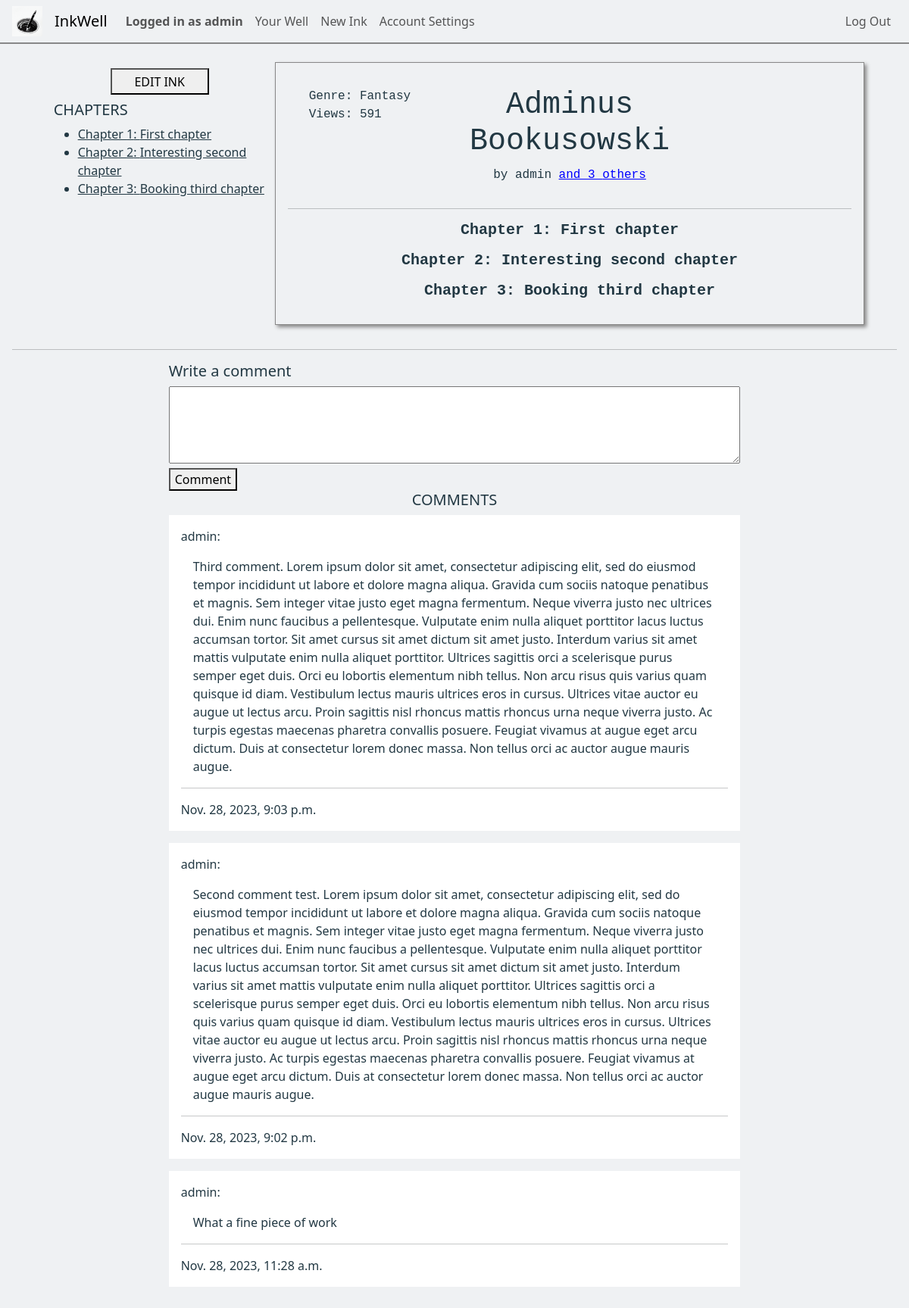
The page /ink_view/6 (signed in) on the database its author committed.
### inkwell/models.py (models this page shows, shortened)
class User(AbstractUser):
    about = models.CharField(max_length=250, default="")
    profilePicture = models.ImageField(upload_to='', blank=True, null=True)
    YourCoAuthorRequests = models.PositiveIntegerField(default=0) # Amount of co-author requests the author made to other inks
    def __str__(self):
        return f"{self.username}"

class Chapter(models.Model):
    chapterNumber = models.PositiveIntegerField(default=1)
    chapterTitle = models.CharField(max_length=64)
    chapterContents = QuillField()
    chapterInkOrigin = models.ForeignKey(Ink, on_delete=models.CASCADE, related_name="chapterInkOrigin", default="")

class Ink(models.Model):
    wellOrigin = models.ForeignKey(Well, on_delete=models.CASCADE, related_name="well_pk", default="")
    inkOwner = models.ForeignKey(User, on_delete=models.CASCADE, related_name="ink_owner", default="")
    coAuthors = models.ManyToManyField(User, related_name="CoAuthors", blank=True)
    privateStatus = models.BooleanField(default=False)
    updateStatus = models.BooleanField(default=False) # If the Ink is edited at least once, this changes to true
    ink_following = models.ManyToManyField(User, related_name="ink_following", blank=True)
    genre = models.CharField(max_length=64, default="")
    description = models.CharField(max_length=500, default="")
    title = models.CharField(max_length=64, default="")
    content = models.TextField()
    views = models.PositiveBigIntegerField(default=0)
    creation_date = models.DateTimeField(default=timezone.now, editable=False)

class Comment(models.Model):
    content = models.TextField()
    commentInkOrigin = models.ForeignKey(Ink, on_delete=models.CASCADE, related_name="commentInkOrigin", default="")
    commentAuthor = models.ForeignKey(User, on_delete=models.CASCADE, related_name="commentAuthor", default="")
    commentCreationDate = models.DateTimeField(default=timezone.now, editable=False)

### inkwell/views.py (the view)
# urls.py: path('ink_view/<int:inkID>', views.ink_view, name='ink_view'),
def ink_view(request, inkID):
    viewedInk = Ink.objects.get(id=inkID)
    chapters = Chapter.objects.filter(chapterInkOrigin=viewedInk).order_by("chapterNumber")
    current_user = User.objects.get(pk=request.user.pk)
    following_check = False
    viewingAsAuthor = False
    if current_user == viewedInk.inkOwner:
        viewingAsAuthor = True
    viewedInk.views += 1
    viewedInk.save()
    try:
        ink_followed = Ink.objects.get(ink_following=current_user)
        if ink_followed:
            following_check = True
    except Ink.DoesNotExist:
        pass
    comments = Comment.objects.filter(commentInkOrigin=viewedInk).order_by("-commentCreationDate")
    if request.method == "POST" and "commentContents" in request.POST:
        commentContents = request.POST.get("commentContents")
        new_comment = Comment(content=commentContents, commentInkOrigin=viewedInk, commentAuthor=current_user)
        new_comment.save()
        time.sleep(1)
        return redirect('ink_view', inkID=viewedInk.id)
    return render(request, "inkwell/ink_view.html", {
        "ink": viewedInk,
        "chapters": chapters,
        "following_check": following_check,
        "viewingAsAuthor": viewingAsAuthor,
        "comments": comments
    })

### inkwell/templates/inkwell/ink_view.html (shortened to what this page needs)
{% extends "inkwell/layout.html" %}
{% block body %}
<div class="container-flex inkViewContainer">
    <div class="row mt-2">
        <div class="col-3 chapterListCol">
            <div class="chaptersListView">
                <div class="inkViewButtons disFdirColAliCen">
                    <a href="{% url 'edit_ink' inkID=ink.id %}" class="edit-ink-btn"><button>EDIT INK</button></a>
                </div>
                <h5 class="text-start">CHAPTERS</h5>
                <ul class="chapter-list">
                    {% for chapter in chapters %}
                        <a href="#anchorChapter{{ chapter.chapterNumber }}"><li>Chapter {{ chapter.chapterNumber }}: {{ chapter.chapterTitle }}</li></a>
                    {% endfor %}
                </ul>
            </div>
        </div>
        <div class="col-8 inkViewContents">
            <div class="row inkTitleCard">
                <div class="col inkTitleCardInfo displayDirectionCol">
                    <span>Genre: {{ ink.genre }}</span>
                    <span>Views: {{ ink.views }}</span>
                </div>
                <div class="col-5 inkViewTitleColumn displayDirectionCol">
                    <h1 class="text-center inkViewTitle">{{ ink.title }}</h1>
                    {% if ink.coAuthors %}
                        <span class="author-credit text-center">by {{ ink.inkOwner }} <a href="{% url 'inkCoAuthors' inkID=ink.id %}" style="text-decoration: underline; color: blue;">and {{ ink.coAuthors.count }} others</a></span>
                    {% else %}
                        <span class="author-credit text-center">by {{ ink.inkOwner }}</span>
                    {% endif %}
                </div>
                <div class="col">
                </div>
            </div>
            <hr>
            {% for chapter in chapters %}
            <div class="justify-text" id="anchorChapter{{chapter.chapterNumber}}">
                <h5 class="text-center fw-bold chapterTitle">Chapter {{ chapter.chapterNumber}}: {{chapter.chapterTitle}}</h5>
            </div>
            {% endfor %}
        </div>
    </div>
    <div class="row inkViewComments disFdirColAliCen">
        <hr>
        <div class="col-8">
            <form class="form" action="{% url 'ink_view' inkID=ink.id %}" method="post" name="commentForm">
                <h5 class="lead">Write a comment</h5>
                <textarea class="commentContents" rows="4" name="commentContents"></textarea>
                <button type="submit">Comment</button>
            </form>
            <div class="comments-section">
                <h5 class="text-center">COMMENTS</h5>
                {% for comment in comments %}
                    <div class="comment">
                        <span>{{ comment.commentAuthor }}:</span>
                        <p>{{ comment.content }}</p>
                        <hr>
                        <span>{{ comment.commentCreationDate }}</span>
                    </div>
                {% endfor %}
            </div>
        </div>
    </div>
</div>
{% endblock%}

### inkwell/templates/inkwell/layout.html (shortened to what this page needs)
{% load static %}
<!DOCTYPE html>
<html lang="en">
    <head>
        <link href="https://cdn.jsdelivr.net/npm/bootstrap@5.3.2/dist/css/bootstrap.min.css" rel="stylesheet">
        <link href="{% static 'inkwell/styles.css' %}" rel="stylesheet">
    </head>
    <body>
        <nav class="navbar navbar-expand-lg">
            <img class="nav-logo" src="{% static 'inkwell/inkwell1.ico' %}" width="40px" height="40px">
            <a class="navbar-brand" href="{% url 'index' %}">InkWell</a>
            <div class="collapse navbar-collapse" id="navbarNav">
                <ul class="navbar-nav d-flex justify-content-start nav-left col">
                    {% if user.is_authenticated %}
                        <li class="nav-item">
                            <span class="nav-link text-center loggedInAs">Logged in as {{request.user.username}}</span>
                        </li>
                        <li class="nav-item">
                            <a class="nav-link text-center" href="{% url 'well' username=user.username %}">Your Well</a>
                        </li>
                        <li class="nav-item">
                            <a class="nav-link text-center" href="{% url 'newInk' %}">New Ink</a>
                        </li>
                        <li class="nav-item">
                            <a class="nav-link text-center" href="{% url 'settings' %}">Account Settings</a>
                        </li>
                    {% endif %}
                </ul>
                <ul class="navbar-nav d-flex justify-content-end nav-right col-2">
                    {% if user.is_authenticated %}
                        <li class="nav-item">
                            <a class="nav-link" href="{% url 'logout' %}">Log Out</a>
                        </li>
                    {% endif %}
                </ul>
            </div>
          </nav>
        <div class="body">
            {% block body %}
            {% endblock %}
        </div>
    </body>
</html>

### inkwell/static/inkwell/styles.css (style rules this page uses)
:root { --black: #020202ff; --dark-green: #0d2818ff; --pakistan-green: #04471cff; --sea-green: #058c42ff; --malachite: #16db65ff; --coquelicot: #f15025ff; --white: #ffffffff; --platinum: #e6e8e6ff; --timberwolf: #ced0ceff; --eerie-black: #191919ff; --gunmetal: #223843ff; --antiflash-white: #eff1f3ff; --timberwolf: #dbd3d8ff; --desert-sand: #d8b4a0ff; --burnt-sienna: #d77a61ff; --primary-color: var(--antiflash-white); --secondary-color: var(--antiflash-white); --background-color: var(--platinum); --text-color: var(--gunmetal); --border-color: #888888; }
.navbar-brand, .nav-logo { margin-left: 1rem; }
.loggedInAs { font-weight: bold; }
.navbar { border-bottom: 2px var(--border-color) solid; width: auto; }
.nav-right { margin-right: 1rem; }
p, a, h1, h2, h3, h4, h5, span { color: var(--text-color); }
body { background-color: var(--primary-color); margin: 0; z-index: 0; }
.displayDirectionCol { display: flex; flex-direction: column; }
.disFdirColAliCen { display: flex; flex-direction: column; align-items: center; }
.justify-text { text-align: justify; }
.chapterListCol { width: 19rem; }
.chaptersListView { position: sticky; top: 0px; }
.chaptersListView button { width: 130px; height: 35px; margin: 0.5rem; }
.inkViewContainer .row { display: flex; justify-content: center; }
.inkViewContents { background-color: var(--secondary-color); border: 1px var(--border-color) solid; font-family: 'Courier New', Courier, monospace; padding: 1rem; box-shadow: 3px 3px 5px #888888; }
.inkViewComments { margin: 0; }
.comment { background-color: white; margin-bottom: 1rem; padding: 1rem; }
.comment p { margin: 1rem; }
.commentContents { width: 100%; box-sizing: border-box; resize: vertical; }
.row { padding: 1rem; margin: 0; }

### rows shown on the page
User: user.username "admin"
Chapter: chapterNumber "1", chapterTitle "First chapter"
Chapter: chapterNumber "2", chapterTitle "Interesting second chapter"
Chapter: chapterNumber "3", chapterTitle "Booking third chapter"
Ink: genre "Fantasy", views "591", title "Adminus Bookusowski", inkOwner "admin", coAuthors.count "3"
Comment: commentAuthor "admin", content "Third comment. Lorem ipsum dolor sit amet, consectetur adipiscing elit, sed do eiusmod tempor incididunt ut labore et dolore magna aliqua. Gravida cum sociis natoque penatibus et magnis. Sem integer vitae justo eget magna fermentum. Neque viverra justo nec ultrices dui. Enim nunc faucibus a pellentesque. Vulputate enim nulla aliquet porttitor lacus luctus accumsan tortor. Sit amet cursus sit amet dictum sit amet justo. Interdum varius sit amet mattis vulputate enim nulla aliquet porttitor. Ultrices sagittis orci a scelerisque purus semper eget duis. Orci eu lobortis elementum nibh tellus. Non arcu risus quis varius quam quisque id diam. Vestibulum lectus mauris ultrices eros in cursus.…", commentCreationDate "Nov. 28, 2023, 9:03 p.m."
Comment: commentAuthor "admin", content "Second comment test. Lorem ipsum dolor sit amet, consectetur adipiscing elit, sed do eiusmod tempor incididunt ut labore et dolore magna aliqua. Gravida cum sociis natoque penatibus et magnis. Sem integer vitae justo eget magna fermentum. Neque viverra justo nec ultrices dui. Enim nunc faucibus a pellentesque. Vulputate enim nulla aliquet porttitor lacus luctus accumsan tortor. Sit amet cursus sit amet dictum sit amet justo. Interdum varius sit amet mattis vulputate enim nulla aliquet porttitor. Ultrices sagittis orci a scelerisque purus semper eget duis. Orci eu lobortis elementum nibh tellus. Non arcu risus quis varius quam quisque id diam. Vestibulum lectus mauris ultrices eros in…", commentCreationDate "Nov. 28, 2023, 9:02 p.m."
Comment: commentAuthor "admin", content "What a fine piece of work", commentCreationDate "Nov. 28, 2023, 11:28 a.m."
